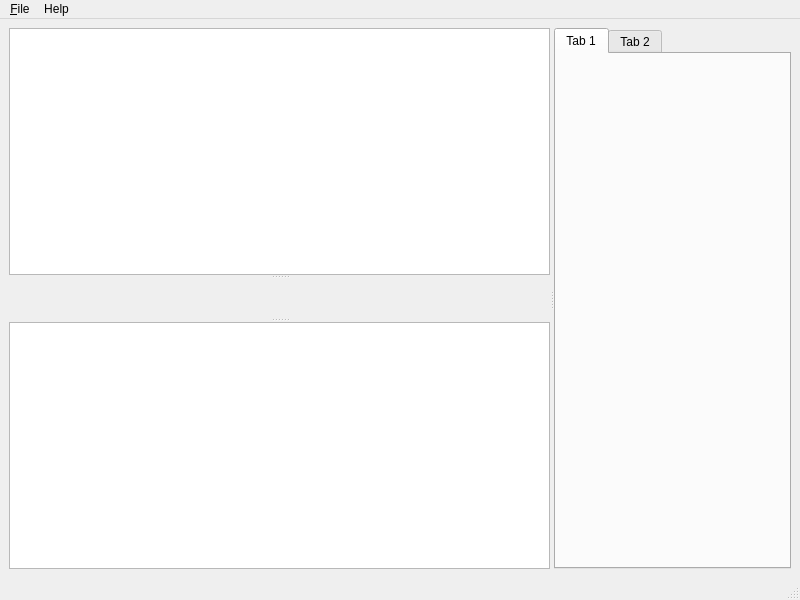
<?xml version="1.0" encoding="UTF-8"?>
<ui version="4.0">
 <class>MainWindow</class>
 <widget class="QMainWindow" name="MainWindow">
  <property name="geometry">
   <rect>
    <x>0</x>
    <y>0</y>
    <width>800</width>
    <height>600</height>
   </rect>
  </property>
  <property name="windowTitle">
   <string>SeismoView</string>
  </property>
  <widget class="QWidget" name="centralwidget">
   <layout class="QHBoxLayout" name="horizontalLayout">
    <item>
     <widget class="QSplitter" name="splitter_2">
      <property name="orientation">
       <enum>Qt::Horizontal</enum>
      </property>
      <widget class="QSplitter" name="splitter">
       <property name="orientation">
        <enum>Qt::Vertical</enum>
       </property>
       <widget class="QListWidget" name="listWidget"/>
       <widget class="QWidget" name="widget" native="true"/>
       <widget class="QTextBrowser" name="textBrowser"/>
      </widget>
      <widget class="QTabWidget" name="tabWidget">
       <property name="currentIndex">
        <number>0</number>
       </property>
       <widget class="QWidget" name="tab">
        <attribute name="title">
         <string>Tab 1</string>
        </attribute>
        <zorder>textBrowser</zorder>
        <zorder>listWidget</zorder>
       </widget>
       <widget class="QWidget" name="tab_2">
        <attribute name="title">
         <string>Tab 2</string>
        </attribute>
       </widget>
      </widget>
     </widget>
    </item>
   </layout>
  </widget>
  <widget class="QMenuBar" name="menubar">
   <property name="geometry">
    <rect>
     <x>0</x>
     <y>0</y>
     <width>800</width>
     <height>25</height>
    </rect>
   </property>
   <widget class="QMenu" name="menu_File">
    <property name="title">
     <string>&amp;File</string>
    </property>
    <addaction name="actionOpen"/>
    <addaction name="actionSave"/>
    <addaction name="actionSave_As"/>
    <addaction name="actionClose"/>
   </widget>
   <widget class="QMenu" name="menuHelp">
    <property name="title">
     <string>Help</string>
    </property>
    <addaction name="actionAbout"/>
   </widget>
   <addaction name="menu_File"/>
   <addaction name="menuHelp"/>
  </widget>
  <widget class="QStatusBar" name="statusbar"/>
  <action name="actionOpen">
   <property name="text">
    <string>Open</string>
   </property>
  </action>
  <action name="actionSave">
   <property name="text">
    <string>Save</string>
   </property>
  </action>
  <action name="actionSave_As">
   <property name="text">
    <string>Save As</string>
   </property>
  </action>
  <action name="actionClose">
   <property name="text">
    <string>Close</string>
   </property>
  </action>
  <action name="actionAbout">
   <property name="text">
    <string>About</string>
   </property>
  </action>
 </widget>
 <resources/>
 <connections/>
</ui>
